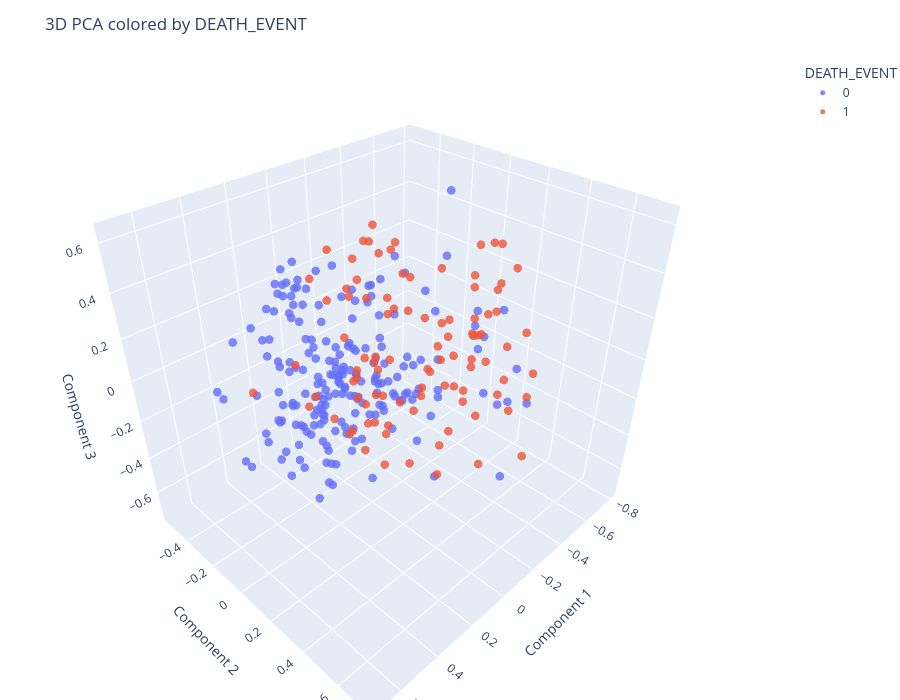

Source (notebook cell):
### Markdown cell above
- The first component explains ~37% of the total variance.
- The first three components together explain ~78.2% of the variance.
- Around 4 to 5 components are needed to reach 95% variance.

### Code cell
pca = PCA(n_components=3, random_state=SEED)
X_pca = pca.fit_transform(X)

df_pca = pd.DataFrame(X_pca, columns=["PCA_1", "PCA_2", "PCA_3"])
df_pca["DEATH_EVENT"] = y.values

joblib.dump(df_pca, "../outputs/dim_red/df_pca.pkl")
plot_3d(X_pca, y, algorithm="PCA", target_name=TARGET_COL)
